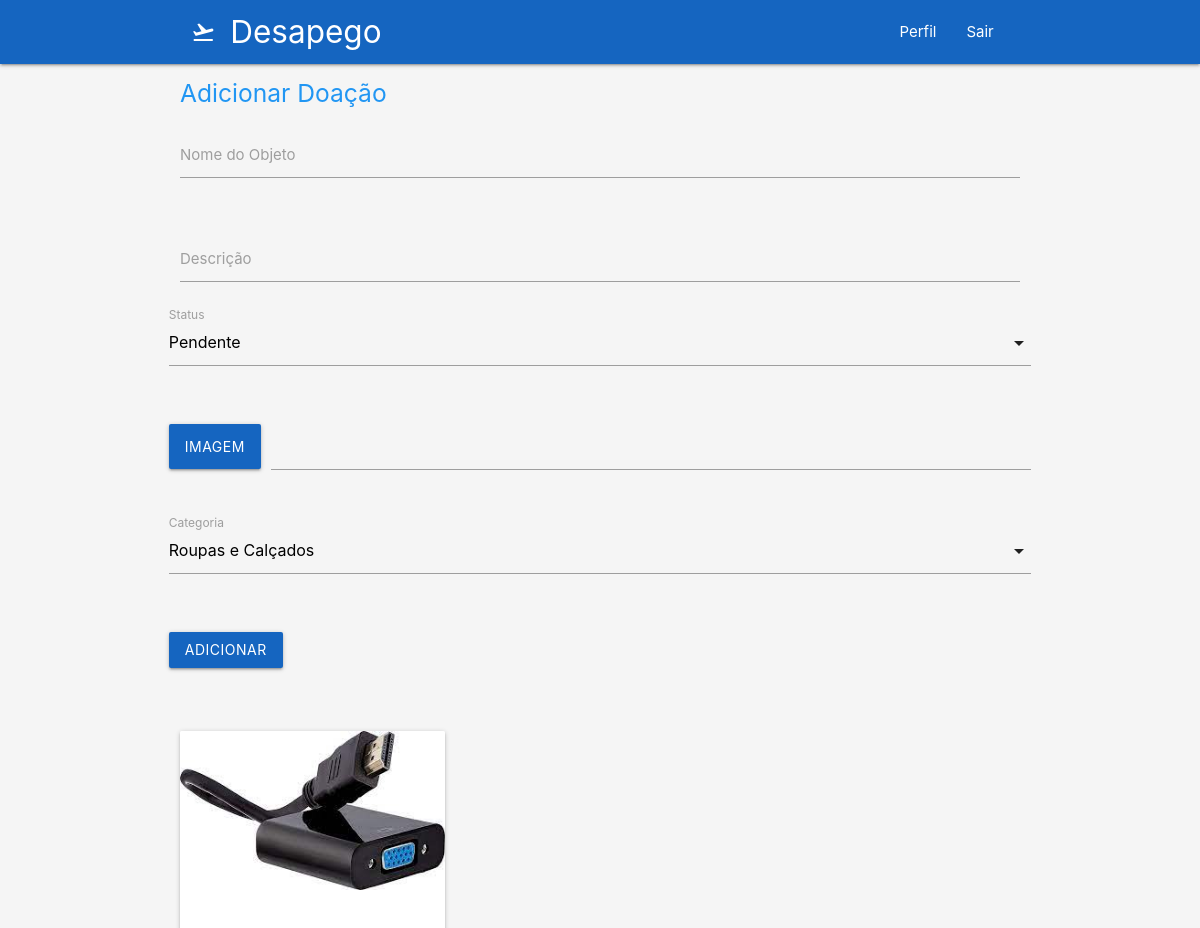
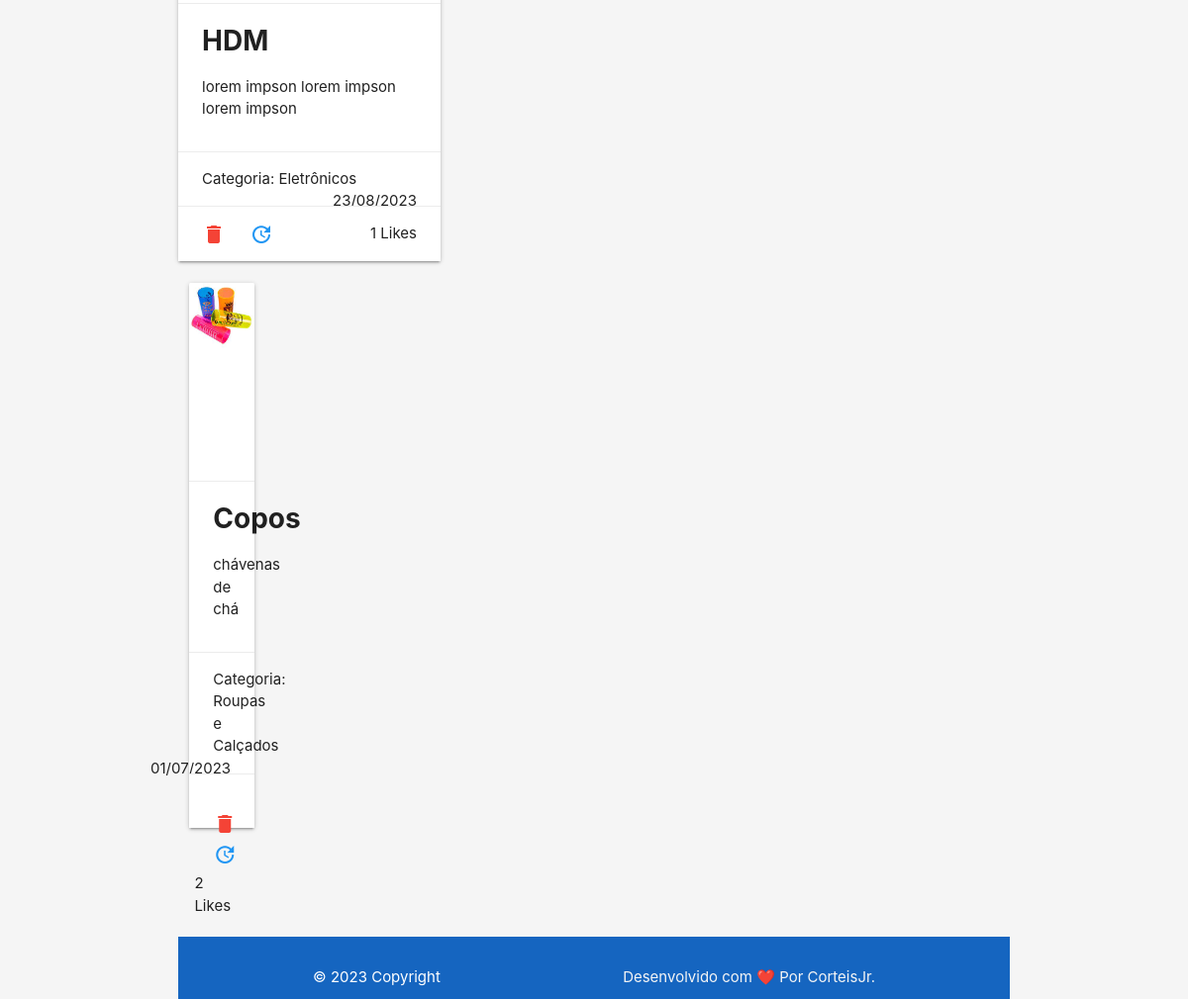
The page /own (signed in) on the database its author committed (2 pictures, top to bottom).
### doeja/models/Donations.py (models this page shows, shortened)
class Donation(TimestampedModel):
    user = models.ForeignKey(Profile, on_delete=models.CASCADE)
    name_of_object = models.CharField(max_length=100, null=True, blank=True)
    description = models.CharField(max_length=255, null=True, blank=True)
    date_of_donation = models.DateField(default=None, null=True, blank=True)
    status = models.IntegerField(choices=DONATION_STATUS, default=1)
    picture = models.ImageField(null=True, blank=True)
    category = models.IntegerField(choices=CATEGORY_CHOICES, default=1)
    likes = models.ManyToManyField(User, related_name='likes', blank=True)

### doeja/views/HomeView.py (the view)
@login_required
def own_donation(request):
    if request.method == 'POST':
        form = DonationForm(request.POST, request.FILES)
        if form.is_valid():
            donation = form.save(commit=False)
            donation.user = request.user.profile
            donation.save()
            return redirect('own_donation')
    else:
        form = DonationForm()
    user = Profile.objects.get(user=request.user)
    donations = Donation.objects.filter(user=user).order_by('-created_at')
    context = {
        'donations': donations,
        'form': form,
    }
    return render(request, template_name='home/own_donation.html', context=context)

### doeja/forms/DonationForm.py
class DonationForm(forms.ModelForm):
    class Meta:
        model = Donation
        fields = (
            'name_of_object',
            'description',
            'status',
            'picture',
            'category',
        )

### doeja/templates/home/own_donation.html (shortened to what this page needs)
{% extends 'base.html' %} {% load static %} {% block title%}Doações {% endblock%}
{% block content %}
  <div>
      {% if user.is_authenticated %}
      <div class="col">
          <div class="container">
          <h5 class="blue-text darken-4">Adicionar Doação</h5>
            <form method="post" enctype="multipart/form-data">
              <div class="row">
                <div class="input-field col s12">
                  {{ form.name_of_object }}
                  <label for="id_name_of_object">Nome do Objeto</label>
                </div>
              </div>
              <div class="row">
                <div class="input-field col s12">
                  {{ form.description }}
                  <label for="id_description">Descrição</label>
                </div>
                <div class="row">
                  <div class="input-field col s12">
                    <label for="id_description">Status</label>
                </div>
              </div>
              <div class="row">
                <div class="file-field input-field col s12">
                  <div class="btn blue darken-3">
                    <span>Imagem</span>
                  </div>
                  <div class="file-path-wrapper">
                    <input class="file-path validate" type="text">
                  </div>
                </div>
              </div>
              <div class="row">
                <div class="input-field col s12">
                    <label for="id_category">Categoria</label>
                </div>
            </div>
              <div class="row">
                <div class="input-field col s12">
                  <button type="submit" class="btn waves-effect waves-light blue darken-3">Adicionar</button>
                </div>
              </div>
            </form>
          </div>
        </div>
    {% endif %}
    <div class="container">
      <div class="row">
          {% for donation in donations %}
          <div class="col s12 m4">
              <div class="card">
                  {% if donation.picture %}
                  <div class="card-image">
                      <img src="{{ donation.picture.url }}" alt="{{ donation.name_of_object }}">
                  </div>
                  {% endif %}
                  <div class="card-action">
                      <span class="text-black h3" style="font-weight: bold; font-size: 28px;">{{ donation.name_of_object }}</span>
                      <p>{{ donation.description }}</p>
                  </div>
                  <div class="card-action">
                      <span>Categoria: {{ donation.get_category_display }}</span>
                      <span class="right">{{ donation.created_at|date:"d/m/Y" }}</span>
                  </div>
                  {% if user.is_authenticated %}
                  <div class="card-action">
                      <a href="{% url 'like_donation' donation_id=donation.id %}">
                        <a href="#modal-confirm-delete" class="left modal-trigger"><i class="material-icons red-text">delete</i></a>
                        <a href="{% url 'edit_donation' id=donation.id %}" class="left"><i class="material-icons blue-text">update</i></span></a>
                          <span class="right">{{ donation.likes.count }} Likes</span>
                      </a>
                  </div>
                  {% endif %}
          </div>
          {% endfor %}
      </div>
    </div>
  </div>
{% endblock content %}

### doeja/templates/home/own_donation.html (style rules this page uses)
.card-image { object-fit: cover; height: 200px; width: 100%; }

### rows shown on the page
Donation: picture (picture), name_of_object "HDM", description "lorem impson lorem impson lorem impson", category "Eletrônicos", created_at "23/08/2023", likes.count "1"
Donation: picture (picture), name_of_object "Copos", description "chávenas de chá", category "Roupas e Calçados", created_at "01/07/2023", likes.count "2"
